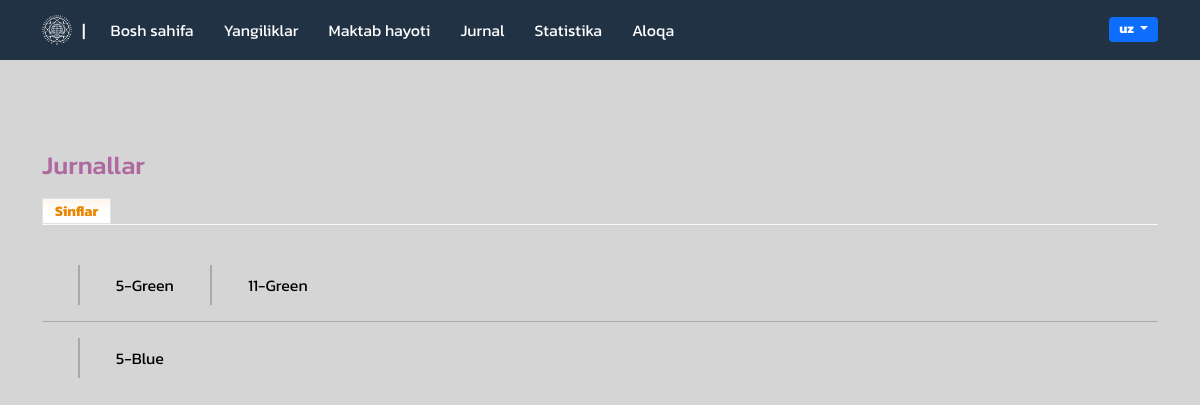
Page /uz/jurnal/ (signed in) on the committed database.
### maktabapp/models.py (models this page shows, shortened)
class Sinf(models.Model):
    a = (
        ("5","5"),("6","6"),("7","7"),("8","8"),("9","9"),("10","10"),("11","11"),
    )
    b = (
        ("Green","Green"),("Blue","Blue")
    )
    sinf = models.CharField(max_length=50,choices=a)
    nomi = models.CharField(max_length=50,choices=b)
    fanlar = models.ManyToManyField(Fanlar)

### maktabapp/views.py (the view)
# urls.py: path('jurnal/', Jurnal.as_view(), name="jurnal"),
class Jurnal(View):
    def get(self,request):
        if request.user.is_authenticated:
            sinf = Sinf.objects.filter(nomi="Green")
            sinff = Sinf.objects.filter(nomi="Blue")
            ac = Account.objects.get(user=request.user)
            oqtuvchi = Oqtuvchi.objects.get(account=ac)
            return render(request, "journal.html",{"sinf":sinff,"sinflar":sinf,"oqtuvchi":oqtuvchi})
        return redirect("index")

### templates/journal.html (shortened to what this page needs)
<!DOCTYPE html>
<html lang="en">
{% load static %}
{% load i18n %}
<head>
    <link rel="stylesheet" href="https://cdnjs.cloudflare.com/ajax/libs/OwlCarousel2/2.3.4/assets/owl.carousel.min.css" />
    <link rel="stylesheet" href="https://cdnjs.cloudflare.com/ajax/libs/OwlCarousel2/2.3.4/assets/owl.theme.default.min.css" />
    <link href="https://cdn.jsdelivr.net/npm/bootstrap@5.0.2/dist/css/bootstrap.min.css" rel="stylesheet">
    <link href="https://unpkg.com/aos@2.3.1/dist/aos.css" rel="stylesheet">
    <link rel="stylesheet" href="{% static 'css/main.css'%}">
</head>
<body>
     <header class="head">
        <div class="head__menu container ">
            <nav>
                <a href="{% url 'index' %}" class="logo"><img src="{% static 'img/6182235a66337.svg' %}" alt=""></a>
                <p>|</p>
                {% get_current_language as LANDUAGE_CODE %}
                <ul>
                    <li><a href="{% url 'index' %}">{% trans 'Bosh sahifa' %}
                    </a></li>
                    <li><a href="/{{LANDUAGE_CODE}}/news/">{% trans 'Yangiliklar' %}
                    </a></li>
                    <li><a href="/{{LANDUAGE_CODE}}/media/">{% trans 'Maktab hayoti' %}
                    </a></li>
                    {% if request.user.is_authenticated %}
                    <li><a href="/{{LANDUAGE_CODE}}/jurnal/">{% trans 'Jurnal' %}
                    </a></li>
                    {% endif %}
                    {% if request.user.is_authenticated %}
                    <li><a href="/{{LANDUAGE_CODE}}/room/">{% trans 'Statistika' %}
                    </a></li>
                    {% endif %}
                    <li><a href="/{{LANDUAGE_CODE}}/contact/">{% trans 'Aloqa' %}</a></li>
                </ul>
            </nav>
            <div class="head__menu-join">
                <div class="drop-down"  style="margin-left:15px; margin-bottom:5px;">
                  {% get_current_language as current_language %}
                  <button class="btn badge bg-primary dropdown-toggle" type="button" data-bs-toggle="dropdown" aria-expanded="false">
                   {{current_language}}
                  </button>
                </div>
            </div>
        </div>
    </header>
    <section class="journal">
        <div class="container">
            <div id="subheader">
                <h2>{% trans "Jurnallar"%}</h2>
            </div>
            <div class="tabs">
                <ul>
                    <li class="act  ">
                        <a id="TabClasses" style="" class="NotSet   " href="/jurnal/">{% trans "Sinflar"%}</a>
                    </li>
                </ul>
            </div>
            <div class="class">
                <ul class="classes" id="classes">
                {% for i in sinflar %}
                    <hr class="hr1">
                    <li class="tok">
                        <ul>
                            <li>
                                <div>
                                    <a onclick="journal()" href="/juritem/{{i.id}}/" class="green"  title="Ushbu sinfning jurnallarini ochish">
                                       {{i.sinf}}-{{i.nomi}}
                                    </a>
                                </div>
                            </li>
                        </ul>
                    </li>
                {% endfor %}
                </ul>
                <hr>
                <ul class="classes" id="classess">
                {% for i in sinf %}
                    <hr class="hr1">
                    <li class="tok">
                        <ul>
                            <li>
                                <div>
                                    <a onclick="journal()" href="/juritem/{{i.id}}/" class="blue"  title="Ushbu sinfning jurnallarini ochish">
                                       {{i.sinf}}-{{i.nomi}}
                                    </a>
                                </div>
                            </li>
                        </ul>
                    </li>
                {% endfor %}
                </ul>
            </div>
        </div>
    </section>
</body>
</html>

### static/css/main.css (style rules this page uses)
* { margin: 0; padding: 0; -webkit-box-sizing: border-box; box-sizing: border-box; }
h1, h2, h3, h4, h5, h6, p, li, span, a, div, button { font-family: 'Kanit', sans-serif !important; }
a { text-decoration: none; color: #353232; }
li { list-style-type: none; }
.head { background-color: #213245; width: 100%; position: fixed; z-index: 11; }
.head__menu { width: 100%; height: 60px; display: -webkit-box; display: -ms-flexbox; display: flex; -webkit-box-pack: justify; -ms-flex-pack: justify; justify-content: space-between; -webkit-box-align: center; -ms-flex-align: center; align-items: center; }
.head__menu nav { display: -webkit-box; display: -ms-flexbox; display: flex; -webkit-box-pack: justify; -ms-flex-pack: justify; justify-content: space-between; -webkit-box-align: center; -ms-flex-align: center; align-items: center; text-align: center; }
.head__menu nav .logo { font-family: 'Roboto Mono', monospace; color: #FFFFFF; }
.head__menu nav .logo img { width: 30px; height: 30px; }
.head__menu nav p { margin: 0; color: #FFFFFF; margin: 0 10px; font-size: 18px; }
.head__menu nav ul { display: -webkit-box; display: -ms-flexbox; display: flex; -webkit-box-align: center; -ms-flex-align: center; align-items: center; padding: 0; margin: 0; }
.head__menu nav ul li { margin: 0 15px; position: relative; }
.head__menu nav ul li a { color: #FFFFFF; }
.head__menu nav ul li a::after { content: ''; position: absolute; bottom: 0; left: 0; width: 100%; height: 0.1em; background-color: #FFFFFF; opacity: 0; -webkit-transition: opacity 300ms, -webkit-transform 300ms; transition: opacity 300ms, -webkit-transform 300ms; transition: opacity 300ms, transform 300ms; transition: opacity 300ms, transform 300ms, -webkit-transform 300ms; }
.head__menu nav ul li a::after { opacity: 1; -webkit-transform: scale(0); transform: scale(0); -webkit-transform-origin: center; transform-origin: center; }
.head__menu-join { display: -webkit-box; display: -ms-flexbox; display: flex; -webkit-box-align: center; -ms-flex-align: center; align-items: center; -webkit-box-pack: justify; -ms-flex-pack: justify; justify-content: space-between; }
.head__menu-join .drop-down { outline: none; border: none; font-size: 18px; }
.journal { padding: 150px 0; background-color: #d6d5d5; height: 100vh; }
.journal .container a { color: #2291be; }
.journal .container #subheader h2 { font-size: 1.6em; color: #af69a1; }
.journal .container .tabs { display: block; min-height: 28px; border-bottom: 1px solid #f4fbff; }
.journal .container .tabs ul { padding: 0; }
.journal .container .tabs ul li { float: left; position: relative; top: 1px; }
.journal .container .tabs ul li a { border: 1px solid #dce3e7 !important; display: block; font-size: 90%; line-height: 24px; padding: 0 12px; }
.journal .container .tabs ul .act a { background-color: #fff; background-image: -webkit-gradient(linear, left bottom, left top, color-stop(50%, #fff), to(#fff5eb)); background-image: linear-gradient(to top, #fff 50%, #fff5eb); border-bottom: none; color: #eb8601 !important; font-weight: bold; }
.journal .container .class { margin-top: 40px; }
.journal .container .class .classes { display: -webkit-box; display: -ms-flexbox; display: flex; padding: 0; -webkit-box-align: center; -ms-flex-align: center; align-items: center; }
.journal .container .class .classes .tok ul li div a { color: black; -webkit-box-shadow: inset 0 0 0 0 blue; box-shadow: inset 0 0 0 0 blue; padding: 0 .25rem; margin: 0 -.25rem; -webkit-transition: color .3s ease-in-out, -webkit-box-shadow .3s ease-in-out; transition: color .3s ease-in-out, -webkit-box-shadow .3s ease-in-out; transition: color .3s ease-in-out, box-shadow .3s ease-in-out; transition: color .3s ease-in-out, box-shadow .3s ease-in-out, -webkit-box-shadow .3s ease-in-out; }
.journal .container .class .classes .tok ul li div .green { -webkit-box-shadow: inset 0 0 0 0 green; box-shadow: inset 0 0 0 0 green; -webkit-transition: color .3s ease-in-out, -webkit-box-shadow .3s ease-in-out; transition: color .3s ease-in-out, -webkit-box-shadow .3s ease-in-out; transition: color .3s ease-in-out, box-shadow .3s ease-in-out; transition: color .3s ease-in-out, box-shadow .3s ease-in-out, -webkit-box-shadow .3s ease-in-out; }
.journal .container .class .classes .hr1 { width: 2px; height: 40px; margin: 0 36px; }
.journal .container .class .classes ul { padding: 0; }

### rows in the picture
Sinf: sinf "5", nomi "Green"
Sinf: sinf "11", nomi "Green"
Sinf: sinf "5", nomi "Blue"

### other values in the picture
{{ current_language }} "uz"
